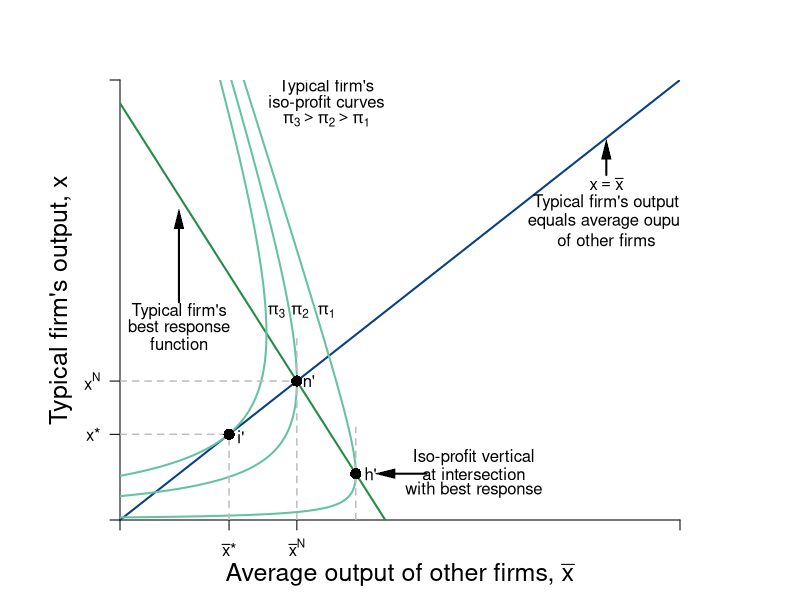

Generate this figure with R:
require(shape)
pdf(file = "competitionmarkets/competition_average_check.pdf", width = 9, height = 7)

#Set parameters for graphics
axislabelsize <- 1.5
graphlinewidth <- 2
segmentlinewidth <- 1.5

COL <- c("#7fc97f", "#beaed4", "#fdc086", "#ffff99", "#386cb0", "#f0027f", "#bf5b17", "#666666")
COLA <- c("#99d8c9","#66c2a4","#41ae76", "#238b45", "#005824")
COLB <- c("#4eb3d3", "#2b8cbe", "#0868ac","#084081")

par(mar =  c(4, 6, 4, 6))

piA <- function(xbar, x, s = 0.5, pmax = 20, c1 = 2, n = 5) {
  (pmax - s*(n - 1)*xbar)*x - s*(x)^2 - c1*x
}

brfA <- function(xbar, s = 0.5, pmax = 20, c1 = 2, n = 5) {
  (pmax - c1)/(2*s) - ((n-1)/(2))*xbar
}

Equal45 <- function(xbar, slope = 1){
  slope*xbar
}

xANEcomp <- function(pbar, c1 = 2, n = 8, beta = 0.5){
  (1/(n+1))*(pbar - c1)/beta
}


xlims <- c(0, 19)
ylims <- c(0, 19)

npts <- 501 
x <- seq(xlims[1], xlims[2], length.out = npts)
y <- seq(ylims[1], ylims[2], length.out = npts) 
a <- c(2, 18, 32.5)
b <- c(60, 72, 81)


plot(0, 0, xlim = xlims, ylim = ylims, type = "n",
     xlab = expression(paste("")),
     ylab = expression(paste("")), 
     xaxt = "n", 
     yaxt = "n", 
     cex.lab = axislabelsize, 
     bty = "n",
     xaxs="i", 
     yaxs="i")

# ticksy <- seq(from = 0, to = ylims[2], by = 2)
# ylabels <- seq(from = 0, to = ylims[2], by = 2)
# ticksx <- seq(from = 0, to = xlims[2], by = 2)
# xlabels <- seq(from = 0, to = xlims[2], by = 2)
ticksy <- c(0, 3.7, 6, ylims[2])
ylabels <- c(NA, expression(paste(x,"*")), expression(paste(x^N)), NA)
ticksx <- c(0, 3.7, 6, xlims[2])
xlabels <- c(NA, expression(paste(bar(x),"*")), expression(paste(bar(x)^{N})), NA)


axis(1, at = ticksx, pos = 0, labels = xlabels)
axis(2, at = ticksy, pos = 0, labels = ylabels, las = 1)

npts <- 500 
xx1 <- seq(xlims[1], xlims[2], length.out = npts)

lines(xx1, brfA(xx1, s = 0.5, pmax = 20, c1 = 2, n = 5), col = COLA[4], lwd = graphlinewidth)
lines(xx1, Equal45(xx1, slope = 1), col = COLB[4], lwd = graphlinewidth)

contour(x, y,
        outer(x, y, piA),
        #labels = c("v1", "v2", "v3"),
        drawlabels = FALSE,
        col = COLA[2],
        #xlab = expression(paste("A's Apples, ", x)),
        #ylab = expression(paste("A's Oranges, ", y)),
        #cex.lab = axislabelsize,
        lwd = graphlinewidth,
        levels = a,
        xaxs="i",
        yaxs="i",
        add = TRUE)

mtext(expression(paste("Average output of other firms, ", bar(x))), side=1, line = 2.5, cex = axislabelsize)
text(-2, 0.5*ylims[2], expression(paste("Typical firm's output, ", x)), xpd = TRUE, cex = axislabelsize, srt = 90) 




segments(0, 6, 6, 6, lty = 2, col = "gray" , lwd = segmentlinewidth)
segments(6, 0, 6, 8, lty = 2, col = "gray" , lwd = segmentlinewidth)
points(6, 6, pch = 16, col = "black", cex = 1.5)
text(6.4, 6, expression(paste(n,"'")))
segments(0, 3.7, 3.7, 3.7, lty = 2, col = "gray" , lwd = segmentlinewidth)
segments(3.7, 0, 3.7, 3.7, lty = 2, col = "gray" , lwd = segmentlinewidth)
points(3.7, 3.7, pch = 16, col = "black", cex = 1.5)
text(4.1, 3.6, expression(paste(i,"'")))
#segments(0, 4, 7, 4, lty = 2, col = "gray" , lwd = segmentlinewidth)
segments(8, brfA(xbar = 8) - 2, 8, brfA(xbar = 8) + 2, lty = 2, col = "gray" , lwd = segmentlinewidth)
points(8, brfA(xbar = 8), pch = 16, col = "black", cex = 1.5)
text(8.5, brfA(xbar = 8), expression(paste(h,"'")))


text(12, brfA(xbar = 8) + 0.7, expression(paste("Iso-profit vertical")))
text(12, brfA(xbar = 8), expression(paste("at intersection")))
text(12, brfA(xbar = 8) - 0.7, expression(paste("with best response")))
Arrows(10.4, brfA(xbar = 8), 9, brfA(xbar = 8), col = "black", lty = 1, lwd = 2, arr.type = "triangle", arr.lwd = 0.5)

Arrows(16.5, 14.9, 16.5, 16, col = "black", lty = 1, lwd = 2, arr.type = "triangle", arr.lwd = 0.5)
text(16.5, 14.5, expression(paste(x == bar(x))))
text(16.5, 13.7, expression(paste("Typical firm's output")))
text(16.5, 12.9, expression(paste("equals average ouput")))
text(16.5, 12.1, expression(paste("of other firms")))

text(2, 9, expression(paste("Typical firm's")))
text(2, 8.3, expression(paste("best response")))
text(2, 7.6, expression(paste("function")))
Arrows(2, 9.4, 2, 13, col = "black", lty = 1, lwd = 2, arr.type = "triangle", arr.lwd = 0.5)


#Label the iso-welfare functions for the HG, Aisha
text(7, 9, expression(pi[1]))
text(6.1, 9, expression(pi[2]))
text(5.3, 9, expression(pi[3]))
text(7, 18.7, expression("Typical firm's"))
text(7, 18, expression("iso-profit curves"))
text(7, 17.3, expression(paste(pi[3] > pi[2], phantom() > pi[1])))
#text(6.6, 8.3, expression(u[4]^A))


#Label the indifference curves for the HG, Betty
# text(8.9, 19, expression(pi[1]^B))
# text(7.9, 19, expression(pi[2]^B))
# text(7, 19, expression(pi[3]^B))
#text(3.4, 6.9, expression(v[4]^B))

# #Label Nash Equilibrium 
# segments(0, 12, 12, 12, lty = 2, col = "gray" , lwd = segmentlinewidth)
# segments(12, 0, 12, 12, lty = 2, col = "gray" , lwd = segmentlinewidth)
# points(12, 12, pch = 16, col = "black", cex = 1.5)
# text(14, 12.4, expression(paste("Nash Equilibrium")))
# text(11.5, 11.5, expression(paste("n")))


# #Annotate Pareto Efficient Curve and relevant points
# segments(8, 6, 6, 8, lty = 1, col = COL[2] , lwd = graphlinewidth)
# points(6, 8, pch = 16, col = "black", cex = 1.5)
# text(6, 8.5, expression(paste("g")))
# 
# points(8, 6, pch = 16, col = "black", cex = 1.5)
# text(7, 7.5, expression(paste("i")))
# 
# points(7, 7, pch = 16, col = "black", cex = 1.5)
# text(8, 6.5, expression(paste("f")))

#points(5.84, 8.77, pch = 16, col = "black", cex = 1.5)

#B's brf
text(7, 30, expression(paste("A's best response")))
text(7, 29, expression(paste("function")))
Arrows(7, 28.2, 7, 23.5, col = "black", lty = 1, lwd = 2, arr.type = "triangle", arr.lwd = 0.5)


dev.off()
